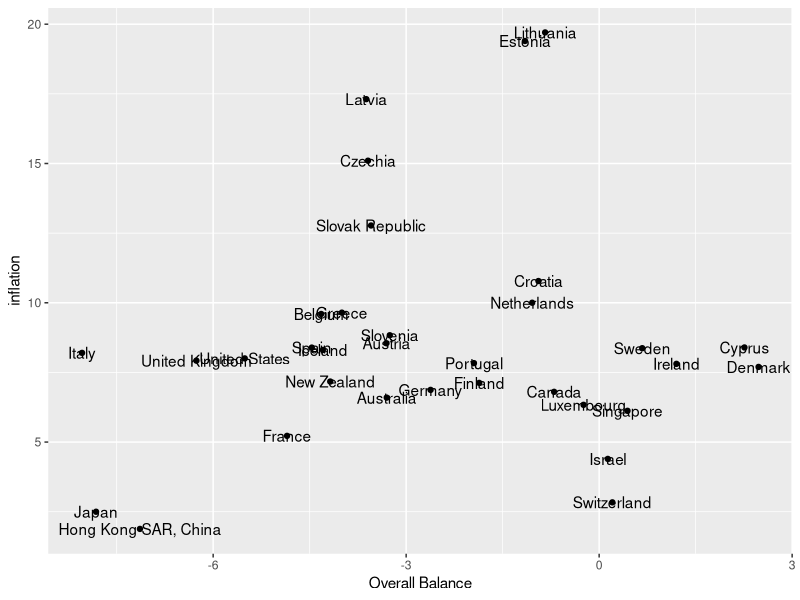
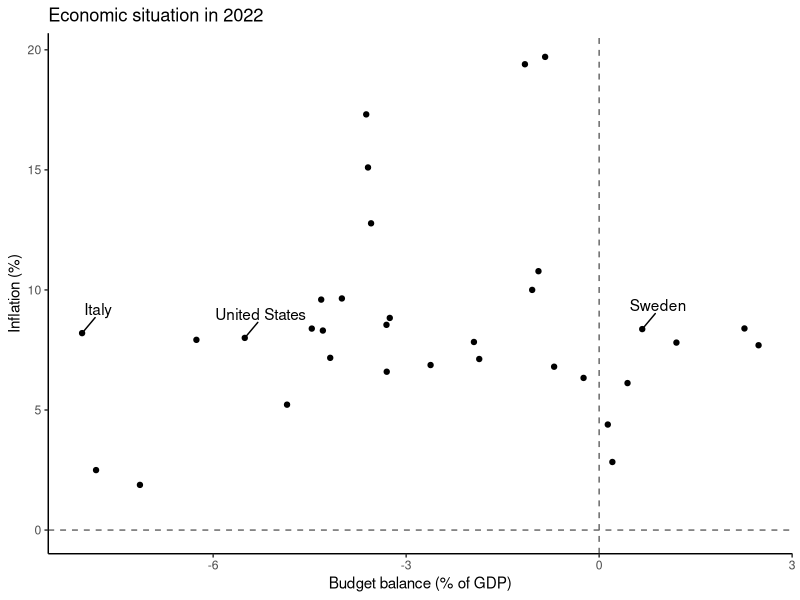
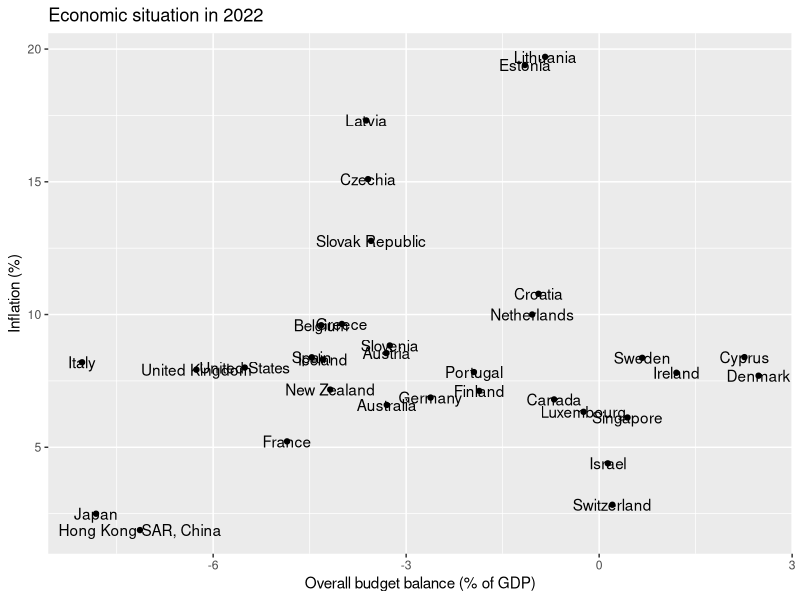
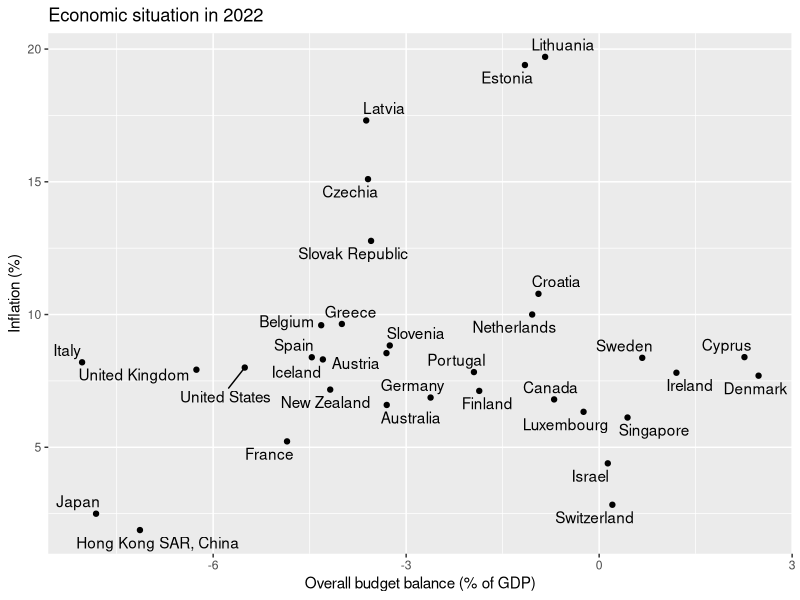
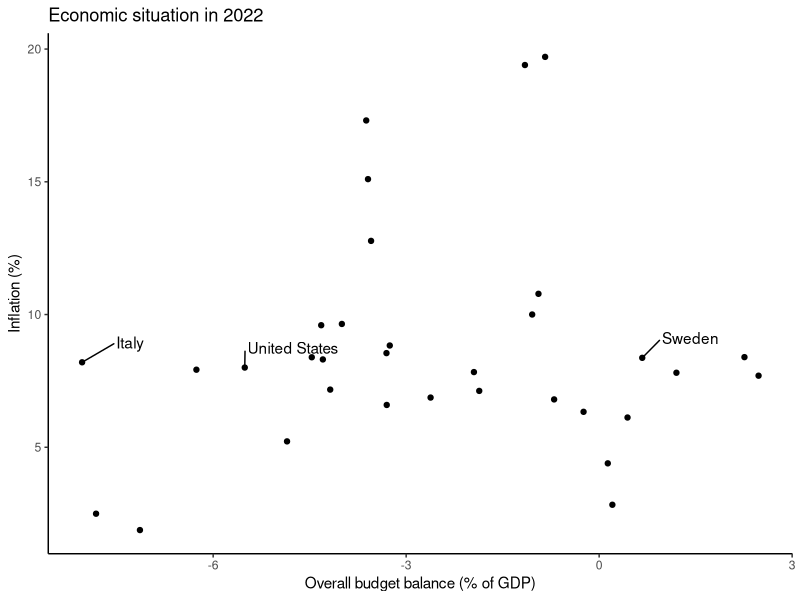
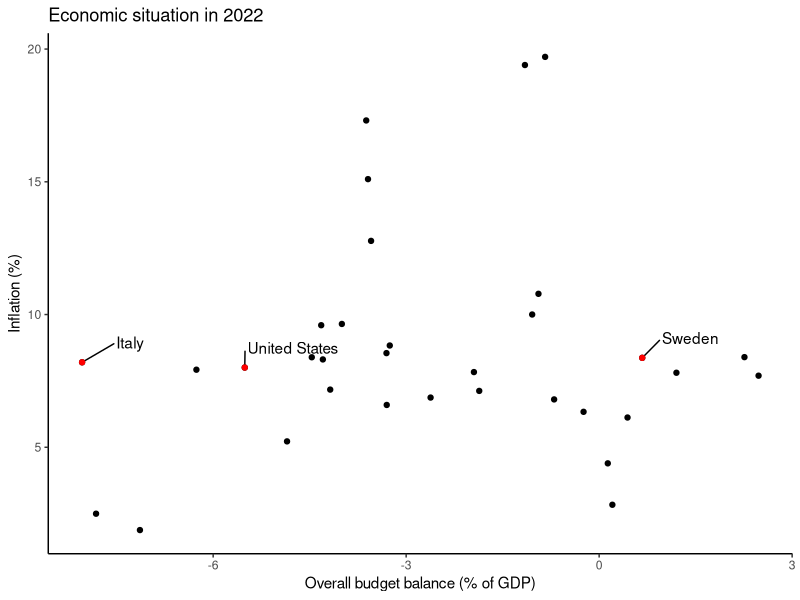
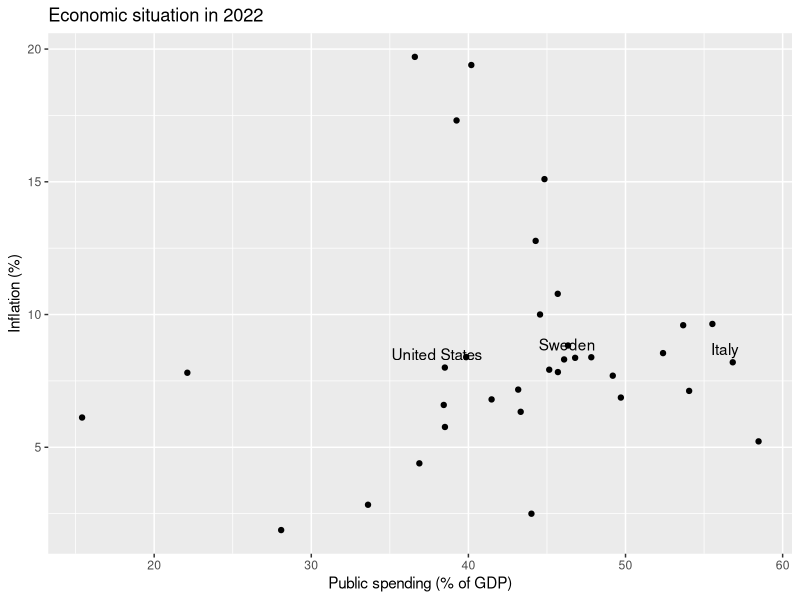
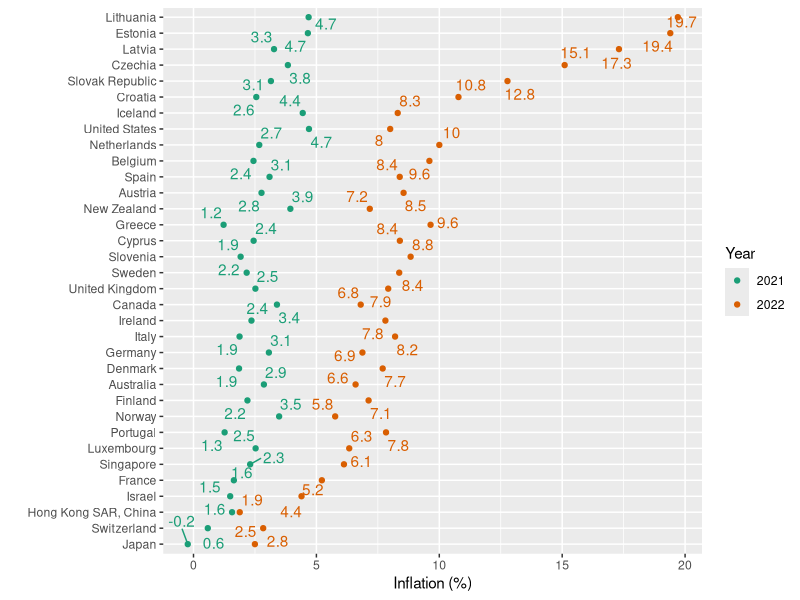

R code for these plots, in order:
## ---- chunk 1
#| echo: true
#| code-fold: true
#| code-summary: "Load the data"
library(tidyverse)
# Get fiscal data
imf <- read_csv("data_macro/imf-fiscalmonitor-apr2023.csv")
# Reformat data to wide and keep only the latest year
imf_wide2022 <- imf %>% select(variable,country,`2022`) %>%
  pivot_wider(names_from = variable, values_from = `2022`)
# Merge in inflation data:
inf <- read_csv("data_macro/inflation_WDI.csv")
inf2022 <- inf %>% filter(year==2022)
econ2022 <- left_join(imf_wide2022,inf2022,by="country")
## ---- chunk 2
#| echo: false
econ2022 %>%
  filter(country != "Norway") %>%
  ggplot(aes(y=inflation,
         x=`Overall Balance`,
         label=country)) + 
  geom_point() +
  geom_text() 
## ---- chunk 3
#| echo: false
econ2022 %>%
  filter(country != "Norway") %>%
  ggplot(aes(y=inflation,
         x=`Overall Balance`)) + 
  geom_point() +
  ggrepel::geom_text_repel(data=econ2022 %>% 
                             filter(country %in% c("Italy",
                                                   "Sweden",
                                                   "United States")),
           aes(label=country),nudge_x=.25,nudge_y=1) +
  labs(title = "Economic situation in 2022",
        x="Budget balance (% of GDP)", y= "Inflation (%)") +
  theme_classic() +
  geom_hline(yintercept = 0,linetype=2,color="grey40") +
  geom_vline(xintercept = 0,linetype=2,color="grey40")
## ---- chunk 4
#| echo: true
#| eval: true
#| code-fold: true
#| code-summary: "Is the balance data skewed?"

econ2022 %>% select(`Overall Balance`,country) %>%
  arrange(desc(`Overall Balance`))
## ---- chunk 5
#| echo: false
#| eval: true
# Get fiscal data
imf <- read_csv("data_macro/imf-fiscalmonitor-apr2023.csv")
## ---- chunk 6
unique(imf$variable)
## ---- chunk 7
head(imf,3)
## ---- chunk 8
imf %>% pivot_longer(cols=`2014`:`2023`,
                     names_to = 'year')  # this part is not necessary but it's useful
## ---- chunk 9
# Reformat data to wide and keep only the latest year
imf_wide2022 <- imf %>% select(variable,country,`2022`) %>%
  pivot_wider(names_from = variable, values_from = `2022`)
## ---- chunk 10
imf_wide2022
## ---- chunk 11
# Merge in inflation data:
inf <- read_csv("data_macro/inflation_WDI.csv")
inf2022 <- inf %>% filter(year==2022)

econ2022 <- left_join(imf_wide2022,inf2022,by="country")
## ---- chunk 12
# Make a simple plot:
econ2022 %>%
  filter(country != "Norway") %>%
  ggplot(aes(y=inflation,
         x=`Overall Balance`,
         label=country)) + 
  geom_point() +
  geom_text() +
  labs(title = "Economic situation in 2022",
        x="Overall budget balance (% of GDP)", y= "Inflation (%)")
## ---- chunk 13
econ2022 %>%
  filter(country != "Norway") %>%
  ggplot(aes(y=inflation,
         x=`Overall Balance`,
         label=country)) + 
  geom_point() +
  ggrepel::geom_text_repel() +
  labs(title = "Economic situation in 2022",
        x="Overall budget balance (% of GDP)", y= "Inflation (%)")
## ---- chunk 14
subset <- c("Italy","Sweden","United States")
## ---- chunk 15
scatter1 <- econ2022 %>%
  filter(country != "Norway") %>%
  ggplot(aes(y=inflation,
         x=`Overall Balance`)) + 
  geom_point() +
  ggrepel::geom_text_repel(data=econ2022 %>% 
                             filter(country %in% subset),
           aes(label=country),nudge_x=.75,nudge_y=.75) +
  labs(title = "Economic situation in 2022",
        x="Overall budget balance (% of GDP)", y= "Inflation (%)") +
  theme_classic()

scatter1
## ---- chunk 16
scatter1 +
  geom_point(data=econ2022 %>% filter(country %in% subset),
             color="red")
## ---- chunk 17
econ2022 %>%
  ggplot(aes(y=inflation,
         x=`General Government Expenditure`)) + 
  geom_point() +
  ggrepel::geom_text_repel(data=econ2022 %>% 
                             filter(country %in% c("Italy",
                                                   "Sweden",
                                                   "United States")),
           aes(label=country),nudge_y=.5,nudge_x=-.5) +
  labs(title = "Economic situation in 2022",
        x="Public spending (% of GDP)", y= "Inflation (%)") 
## ---- chunk 18
inf %>% filter(iso3c %in% econ2022$iso3c) %>%
  filter(year>=2021) %>%
  mutate(avg = mean(inflation), .by = country) %>%
  ggplot(aes(x=inflation,
             color= factor(year),
             y=fct_reorder(country,avg))) +
  geom_point() +
  ggrepel::geom_text_repel(aes(label=round(inflation,1)),
                           show.legend = FALSE) +
  scale_color_brewer(palette = 2,type = "qual") +
  labs(x="Inflation (%)",y="",color="Year")
## ---- chunk 19
inf %>% filter(iso3c %in% econ2022$iso3c) %>%
  filter(year>=2021) %>%
  mutate(avg = mean(inflation), .by = country) %>%
  ggplot(aes(x=inflation,
             color= factor(year),
             y=fct_reorder(country,avg))) +
  geom_line(aes(group=country),color="grey50") +
  geom_point(size=2) +
  scale_color_brewer(palette = 2,type = "qual") +
  labs(x="Inflation (%)",y="",color="Year")
## ---- chunk 20
inf %>% filter(iso3c %in% econ2022$iso3c) %>%
  filter(year>=2021) %>%
  mutate(avg = mean(inflation), .by = country) %>%
  ggplot(aes(x=inflation,
             fill= factor(year),
             y=fct_reorder(country,avg))) +
  geom_col(position = position_dodge()) +
  scale_fill_brewer(palette = 3,type = "qual") +
  labs(x="Inflation (%)",y="",fill="Year",title = "Inflation in OECD countries")
